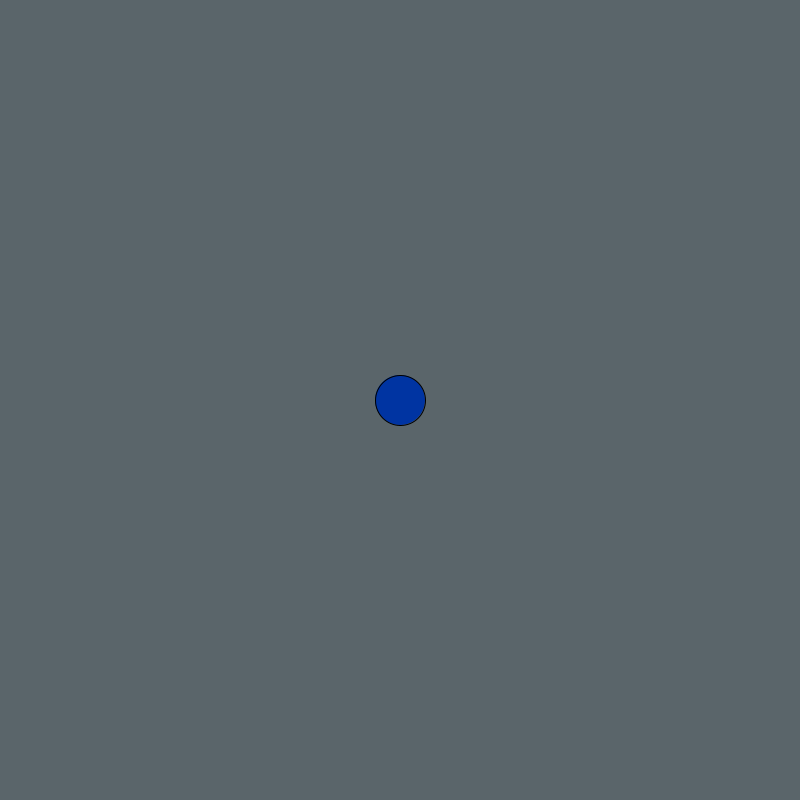
Frame 1 (no input)
Frame 60 (the mouse pressed at the canvas centre just before this capture): identical to frame 1, image omitted
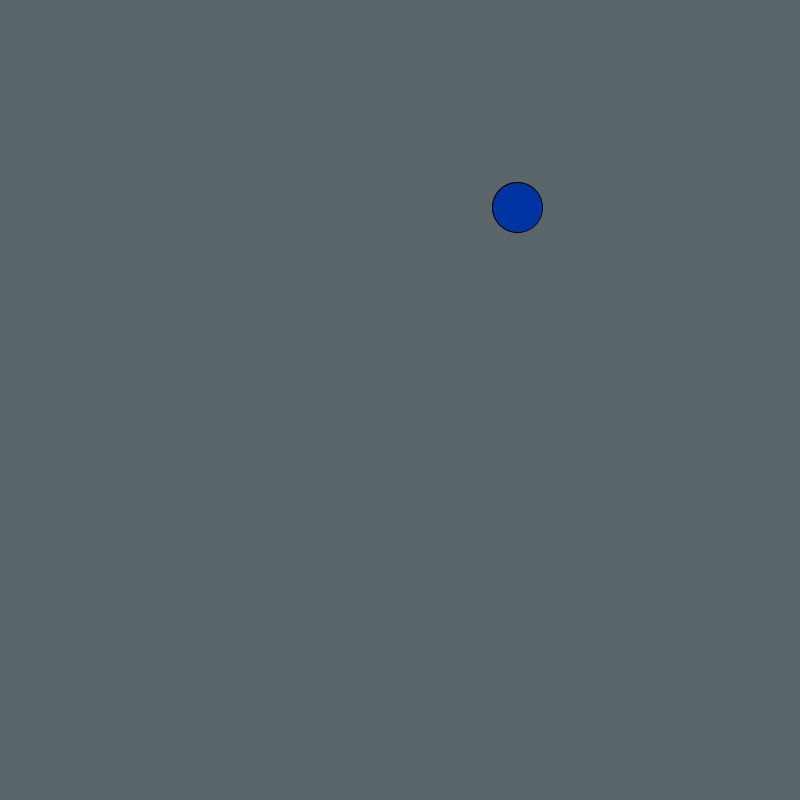
Frame 120 (the mouse held since frame 60 and released just before this capture)

The Processing sketch that drew these frames (run headless with seeded random() and noise(); from frame 60 on, the mouse is pressed at the canvas centre):

// Processing sketch: slippery_dot
// ── slippery_dot.pde
 // 1. Create three integer variables to represent the x, y, and the size of the ellipse
       int a = 400;
      int b = 400;
       int wh = 50;
    void setup() {
      // 2. Set the size of your sketch
    size(800,800);
    }
    
    void draw() {
      // 3. Set the background color of your sketch
      background(#5A656A);
     fill(#0034A2);
      ellipse(a, b, wh, wh);
      // 4. Draw an ellipse. Make sure it fits in the window.
      // Use the variables created at the top of the sketch, 
      // for the location and size of your ellipse
    
    }
    
    void mousePressed() {
      //5. Create an integer variable called distance
      int distance = getDistance(mouseX, mouseY, a, b);
      //6. Set the value of the distance variable to the value returned by the getDistance method
      //   Pass the mouse's x and y (mouseX and mouseY) and the x and y of your ellipse to the method.
        
        
        
          if(distance <= 25) {
            a = (int)random(0, 800);
            b = (int)random(0, 800);
          }
      //7.  Use an if statement to check if the distance variable is < the radius of the ellipse
      //    If it is, set a new x and y for the ellipse, using a random location on the window
      //    Hint: Use the Processing random() function
       
      
    }
    
    int getDistance(int x1, int y1, int x2, int y2) {
      return (int)Math.sqrt(Math.pow((x1-x2),2) + Math.pow((y1-y2),2));
    }
